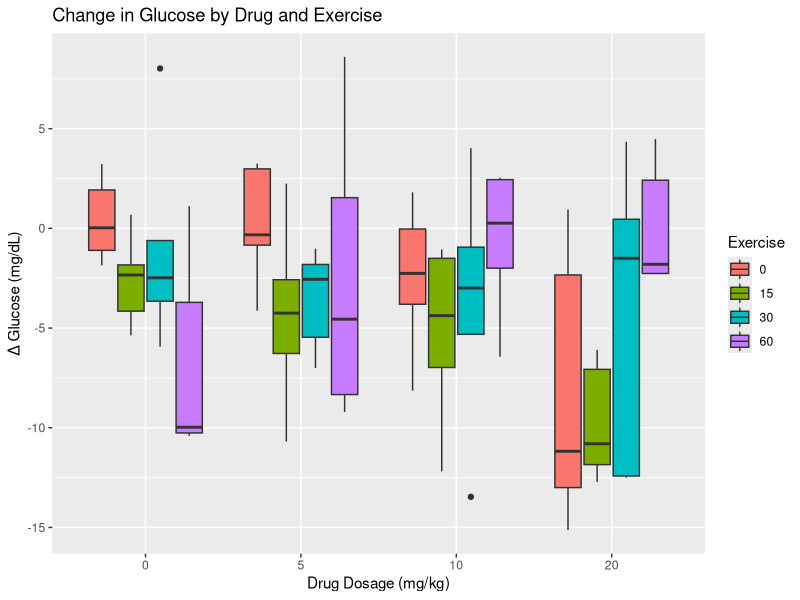
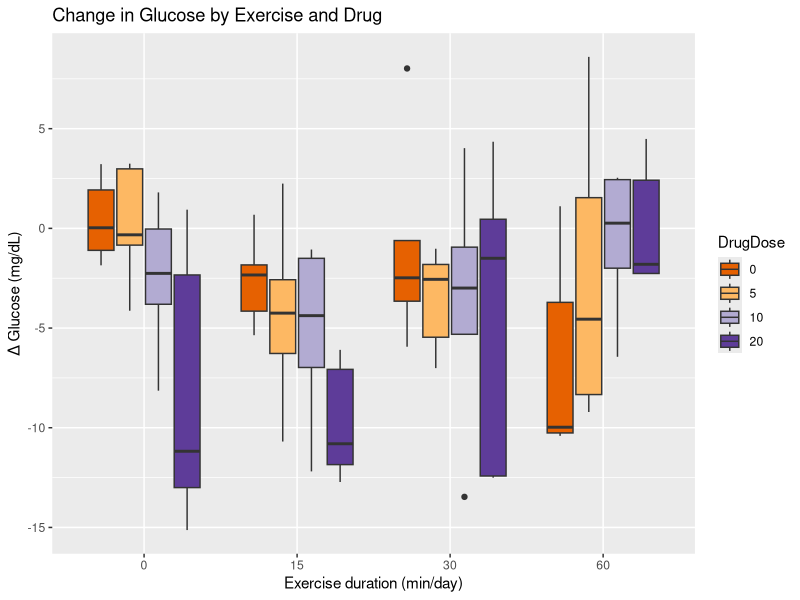
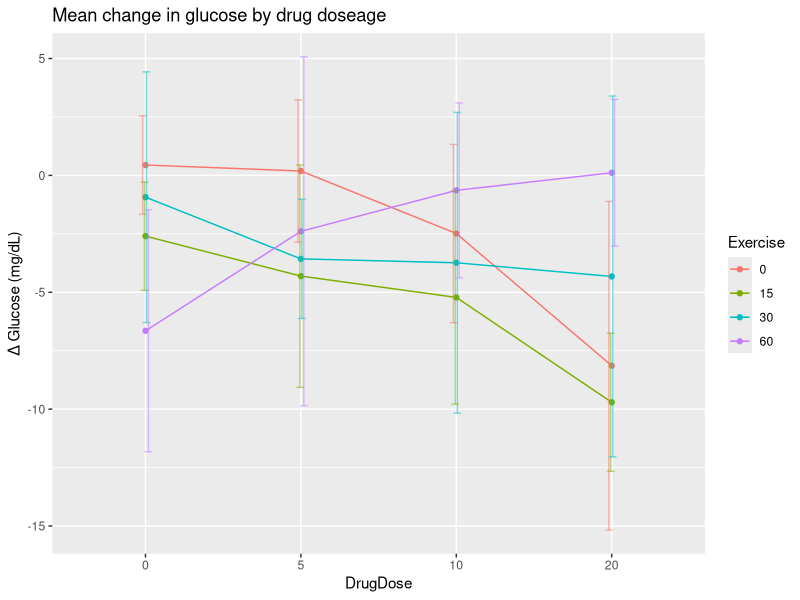
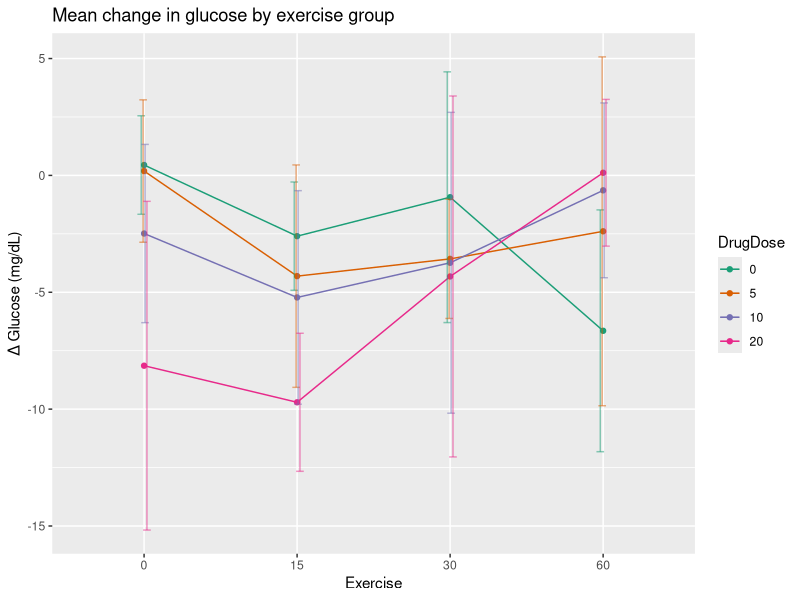

Recreate these plots in R, in order.
## ---- chunk 1
library(tidyverse)
library(knitr)
library(kableExtra)
## ---- chunk 2
studyDesign <- tibble("Drug dosage (mg/kg)" = c("0 (control)", 10, 20),
                      "Exercise duration (min/day)" = c("0 (sedentary control)",
                                                        30, 60))
knitr::kable(studyDesign)
## ---- chunk 3
drugExercise <- read_csv("data/drugExercise.csv")
drugExercise$DrugDose <- as_factor(drugExercise$DrugDose)
drugExercise$Exercise <- as_factor(drugExercise$Exercise)
head(drugExercise)
## ---- chunk 4
meansSD <- drugExercise %>%
  group_by(Exercise, DrugDose) %>%
  summarise(meanChange = round(mean(Delta), 2),
            stDev = sd(Delta))
meansSD
## ---- chunk 5
ggplot(drugExercise, aes(x = DrugDose, y = Delta, fill = Exercise)) +
  geom_boxplot() +
  labs(title = "Change in Glucose by Drug and Exercise",
       y = "Δ Glucose (mg/dL)", x = "Drug Dosage (mg/kg)")
## ---- chunk 6
ggplot(drugExercise, aes(x = Exercise, y = Delta, fill = DrugDose)) +
  geom_boxplot() +
  labs(title = "Change in Glucose by Exercise and Drug",
       y = "Δ Glucose (mg/dL)", x = "Exercise duration (min/day)") +
  scale_fill_brewer(palette = "PuOr") # use a different color palette
## ---- chunk 7
data_summary <- function(data, varname, groupnames){ 
  require(plyr)
  summary_func <- function(x, col){
    c(mean = mean(x[[col]], na.rm=TRUE),
      sd = sd(x[[col]], na.rm=TRUE))
    }
  data_sum<-ddply(data, groupnames, .fun=summary_func, varname)
  data_sum <- rename(data_sum, c("mean" = varname))
  return(data_sum)
  }

df2 <- data_summary(drugExercise, varname="Delta", 
                    groupnames=c("DrugDose", "Exercise"))

ggplot(df2, aes(x=DrugDose, y=Delta, group=Exercise, color=Exercise)) + 
    geom_line() +
    geom_point() +
    geom_errorbar(aes(ymin=Delta-sd, ymax=Delta+sd), width=.2,
                  position=position_dodge(0.05), alpha=.5) +
  labs(y = "Δ Glucose (mg/dL)",
       title = "Mean change in glucose by drug doseage") 

ggplot(df2, aes(x=Exercise, y=Delta, group=DrugDose, color=DrugDose)) + 
    geom_line() +
    geom_point()+
    geom_errorbar(aes(ymin=Delta-sd, ymax=Delta+sd), width=.2,
                  position=position_dodge(0.05), alpha=.5) +
  labs(y = "Δ Glucose (mg/dL)",
       title = "Mean change in glucose by exercise group") +
  scale_color_brewer(palette = "Dark2") # use a different color palette

remove.packages('plyr')
## ---- chunk 8
# DrugDose*Exercise is the interaction
# main effects (DrugDose and Exercise separately) are included
anova(lm(Delta ~ DrugDose*Exercise, 
         data = drugExercise))
